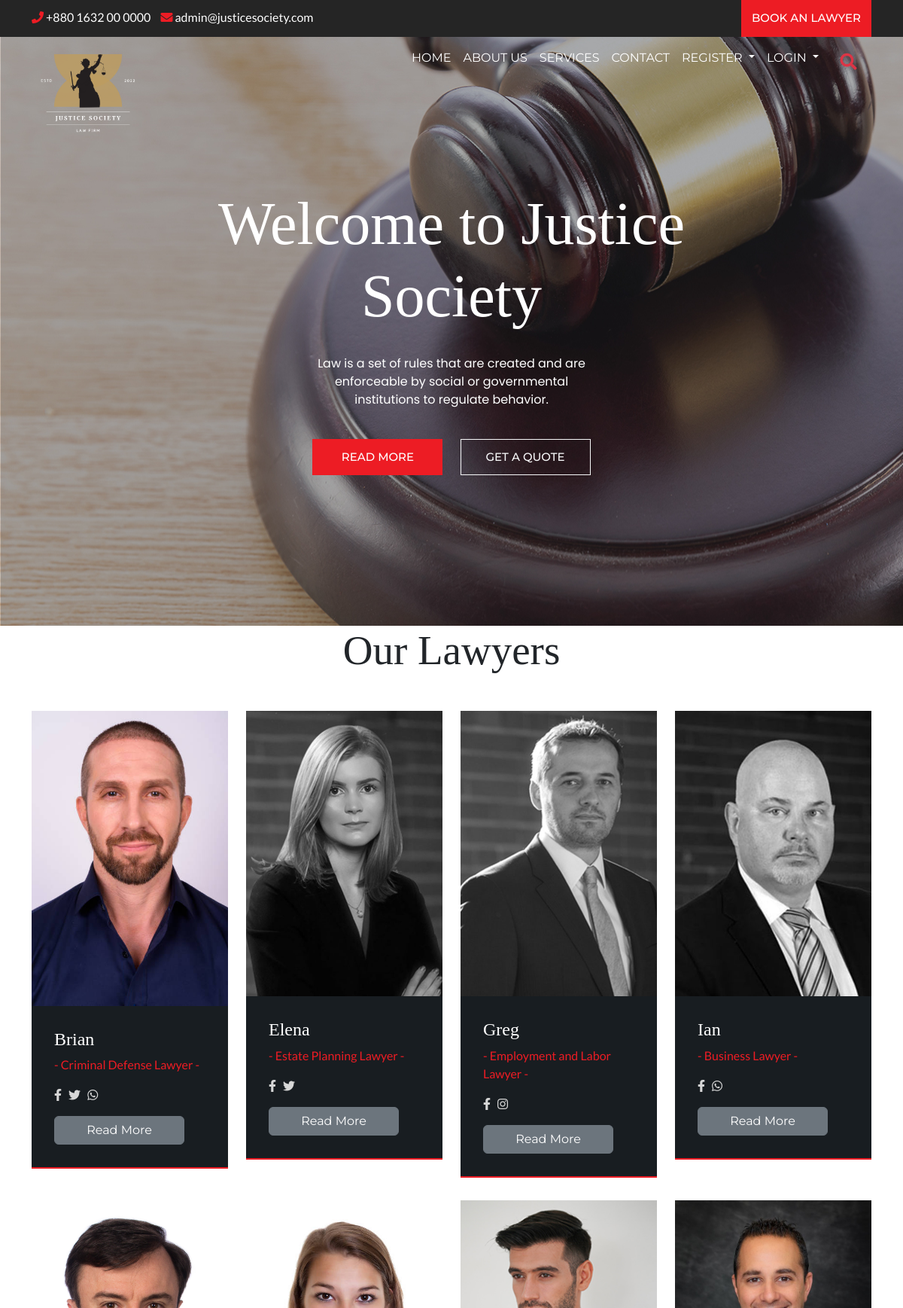
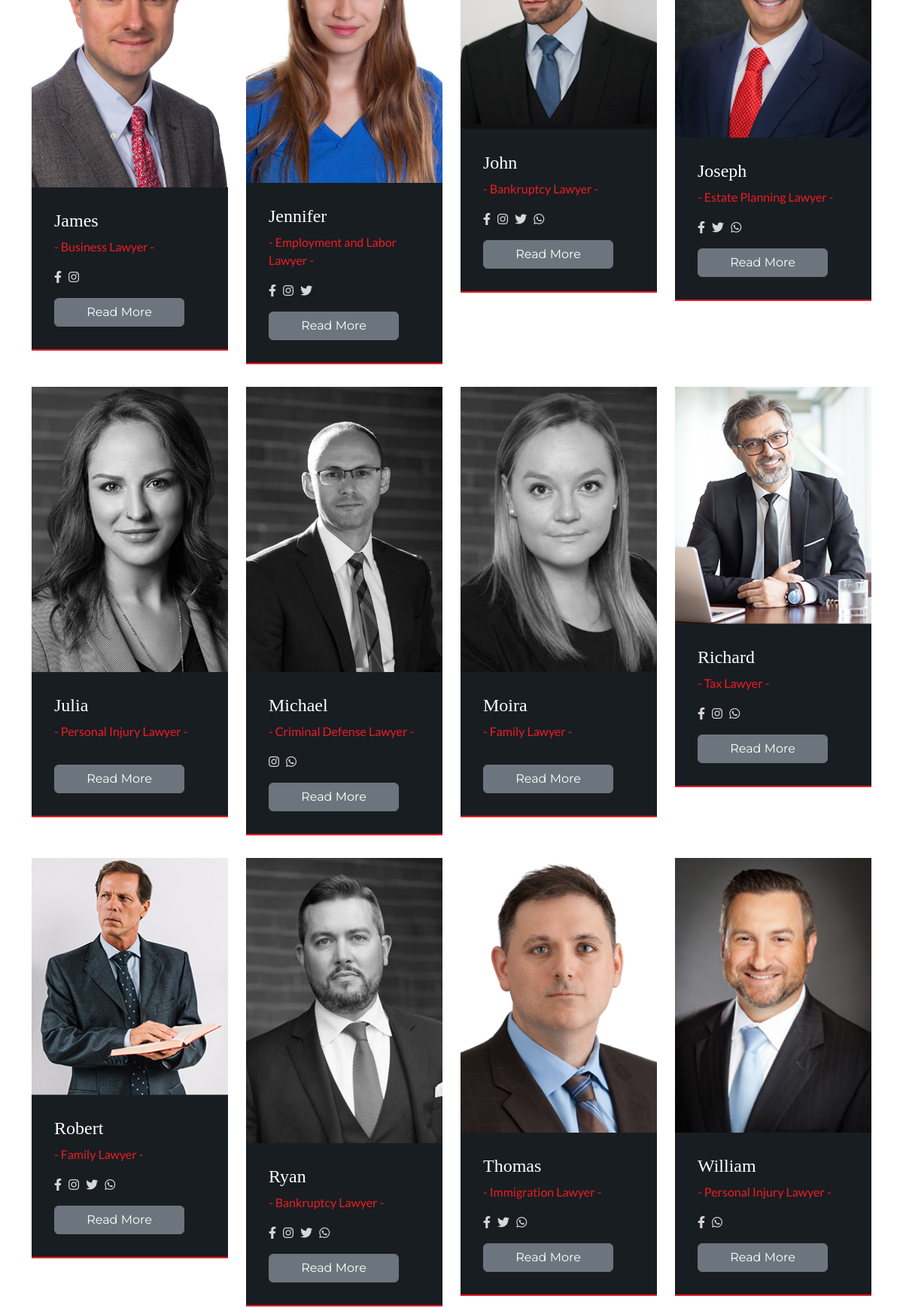
The page /lawyerss.php (upper part) on the database its author committed (2 pictures, top to bottom).
### tables this page shows
CREATE TABLE `lawyers` (
  `email` varchar(700) NOT NULL,
  `password` text NOT NULL,
  `name` text NOT NULL,
  `categoryid` int(11) NOT NULL,
  `rate` int(11) NOT NULL,
  `description` varchar(2000) NOT NULL,
  `phonenumber` text NOT NULL,
  `bkashnumber` text NOT NULL,
  `location` text NOT NULL,
  `picture` text NOT NULL,
  `joindate` datetime NOT NULL DEFAULT current_timestamp()
);

CREATE TABLE `lawyercategories` (
  `id` int(11) NOT NULL,
  `category` varchar(700) NOT NULL,
  `description` varchar(3000) NOT NULL,
  `image` varchar(400) NOT NULL
);

### lawyerss.php (the view)
<?php include 'header.php' ?>
<section class="lawyers" id="lawyers">
    <div class="container">
        <div class="row">
            <div class="col-md-12 text-center">
                <div class="section-title-main">
                    <h2 class="section-title">Our Lawyers</h2>
                </div>
            </div>
            <?php
            $query = "";
            if (isset($_GET['search'])) {
                $search = $_GET['search'];
                $q = "select * from lawyercategories WHERE category LIKE '%" . $search . "%'";
                $result1 = $conn->query($q);
                $id = "-1";
                if ($result1->num_rows > 0) {
                    while ($row1 = $result1->fetch_assoc()) {
                        $id = $row1['id'];
                    }
                }
                $query = "select * from lawyers WHERE name LIKE '%" . $search . "%'
                or rate LIKE '%" . $search . "%'
                or description LIKE '%" . $search . "%'
                or phonenumber  LIKE '%" . $search . "%'
                or location LIKE '%" . $search . "%'
                or categoryid =" . $id . ";";
            } else {
                $query = "select * from lawyers";
            }
            $result = $conn->query($query);
            if ($result->num_rows > 0) {
                while ($row = $result->fetch_assoc()) {
                    $email = $row['email'];
                    $name = $row['name'];
                    $categoryid = $row['categoryid'];
                    $picture = $row['picture'];
                    $query1 = "select * from lawyercategories where id=" . $categoryid . ";";
                    $result1 = $conn->query($query1);
                    $category = "";
                    if ($result1->num_rows > 0) {
                        while ($row1 = $result1->fetch_assoc()) {
                            $category = $row1['category'];
                        }
                    }
            ?>
                    <div class="col-lg-3">
                        <div class="team-box">
                            <div class="team-media">
                                <img src="lawyer/images/<?php echo $picture ?>" alt="">
                            </div>
                            <div class="team-info">
                                <h3><?php echo $name ?></h3>
                                <p>- <?php echo $category ?> -</p>
                                <ul class="top-social">
                                    <?php
                                    $query1 = "select * from socialmedia where email='" . $email . "';";
                                    $result1 = $conn->query($query1);
                                    $facebook = "";
                                    $instagram = "";
                                    $twitter = "";
                                    $whatsapp = "";
                                    if ($result1->num_rows > 0) {
                                        while ($row1 = $result1->fetch_assoc()) {
                                            $facebook = $row1['facebook'];
                                            $instagram = $row1['instagram'];
                                            $twitter = $row1['twitter'];
                                            $whatsapp = $row1['whatsapp'];
                                        }
                                    }
                                    if($facebook!=""){
                                    ?>
                                    <li><a target=”_blank” href="https://web.facebook.com/<?php echo $facebook ?>" class="rounded-3"><i class="fab fa-facebook-f"></i></a></li> <?php } if($instagram!=""){ ?>
                                    <li><a target=”_blank” href="https://www.instagram.com/<?php echo $instagram ?>" class="rounded-3"><i class="fab fa-instagram"></i></a></li> <?php } if($twitter!=""){ ?>
                                    <li><a target=”_blank” href="https://twitter.com/<?php echo $twitter ?>" class="rounded-3"><i class="fab fa-twitter"></i></a></li> <?php } if($whatsapp!=""){ ?>
                                    <li><a target=”_blank” href="https://api.whatsapp.com/send?phone=<?php echo $whatsapp ?>" class="rounded-3"><i class="fab fa-whatsapp"></i></a></li> <?php }?>
                                </ul>
                                <a type="button" class="btn btn-secondary  btn-block mt-3" href="lawyerreadmore.php?email=<?php echo $email ?>#details">Read More</a>
                            </div>
                        </div>
                    </div>
            <?php
                }
            }
            ?>
        </div>
    </div>
</section>
<?php include 'footer.php' ?>

### css/style.css (style rules this page uses)
body { font-family: 'Lato', sans-serif; margin: 0px; padding: 0px; }
img { max-width: 100%; }
h1, h2, h3, h4, h5, h6 { font-family: 'Playfair Display', serif; }
.btn { font-family: 'Montserrat', sans-serif; }
ul.top-social { margin: 0px 30px 0px 0px; padding: 0; }
ul.top-social li { display: inline-block; }
ul.top-social li a { color: #ed1c24; margin-right: 6px; }
.btn { min-width: 173px; }
.section-title-main { margin-bottom: 47px; }
h2.section-title { font-size: 55px; }
.team-box { margin-bottom: 30px; }
.team-media img { width: 100%; }
.team-info { background: #181d21; padding: 30px; border-bottom: 2px solid #ed1c24; }
.team-info h3 { font-size: 24px; color: #FFF; }
.team-info p { color: #ed1c24; }
.team-box ul.top-social li a { color: #d7d7d7; }
.team-box ul.top-social { margin: 0; }

### rows shown on the page
lawyers: picture (picture), name "Brian", lawyercategories.category "Criminal Defense Lawyer"
lawyers: picture (picture), name "Elena", lawyercategories.category "Estate Planning Lawyer"
lawyers: picture (picture), name "Greg", lawyercategories.category "Employment and Labor Lawyer"
lawyers: picture (picture), name "Ian", lawyercategories.category "Business Lawyer"
lawyers: picture (picture), name "James", lawyercategories.category "Business Lawyer"
lawyers: picture (picture), name "Jennifer", lawyercategories.category "Employment and Labor Lawyer"
lawyers: picture (picture), name "John", lawyercategories.category "Bankruptcy Lawyer"
lawyers: picture (picture), name "Joseph", lawyercategories.category "Estate Planning Lawyer"
lawyers: picture (picture), name "Julia", lawyercategories.category "Personal Injury Lawyer"
lawyers: picture (picture), name "Michael", lawyercategories.category "Criminal Defense Lawyer"
lawyers: picture (picture), name "Moira", lawyercategories.category "Family Lawyer"
lawyers: picture (picture), name "Richard", lawyercategories.category "Tax Lawyer"
lawyers: picture (picture), name "Robert", lawyercategories.category "Family Lawyer"
lawyers: picture (picture), name "Ryan", lawyercategories.category "Bankruptcy Lawyer"
lawyers: picture (picture), name "Thomas", lawyercategories.category "Immigration Lawyer"
lawyers: picture (picture), name "William", lawyercategories.category "Personal Injury Lawyer"
